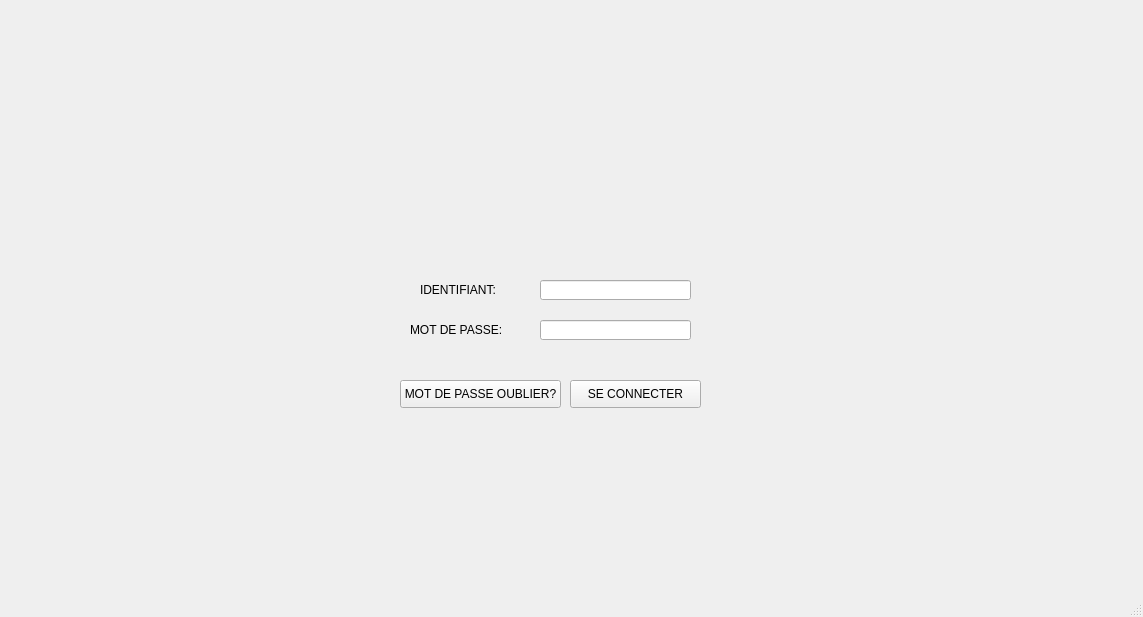
<?xml version="1.0" encoding="UTF-8"?>
<ui version="4.0">
 <class>login</class>
 <widget class="QMainWindow" name="login">
  <property name="geometry">
   <rect>
    <x>0</x>
    <y>0</y>
    <width>1143</width>
    <height>617</height>
   </rect>
  </property>
  <property name="windowTitle">
   <string>MainWindow</string>
  </property>
  <widget class="QWidget" name="centralwidget">
   <widget class="QLabel" name="label_2">
    <property name="geometry">
     <rect>
      <x>410</x>
      <y>320</y>
      <width>91</width>
      <height>20</height>
     </rect>
    </property>
    <property name="text">
     <string>MOT DE PASSE:</string>
    </property>
   </widget>
   <widget class="QPushButton" name="pushButton_oublier">
    <property name="geometry">
     <rect>
      <x>400</x>
      <y>380</y>
      <width>161</width>
      <height>28</height>
     </rect>
    </property>
    <property name="text">
     <string>MOT DE PASSE OUBLIER?</string>
    </property>
   </widget>
   <widget class="QLabel" name="label">
    <property name="geometry">
     <rect>
      <x>420</x>
      <y>280</y>
      <width>81</width>
      <height>20</height>
     </rect>
    </property>
    <property name="text">
     <string>IDENTIFIANT:</string>
    </property>
   </widget>
   <widget class="QPushButton" name="pushButton_login">
    <property name="geometry">
     <rect>
      <x>570</x>
      <y>380</y>
      <width>131</width>
      <height>28</height>
     </rect>
    </property>
    <property name="text">
     <string>SE CONNECTER</string>
    </property>
   </widget>
   <widget class="QLineEdit" name="lineEdit_password">
    <property name="geometry">
     <rect>
      <x>540</x>
      <y>320</y>
      <width>151</width>
      <height>20</height>
     </rect>
    </property>
   </widget>
   <widget class="QLineEdit" name="lineEdit_username">
    <property name="geometry">
     <rect>
      <x>540</x>
      <y>280</y>
      <width>151</width>
      <height>20</height>
     </rect>
    </property>
   </widget>
   <widget class="QLabel" name="label_4">
    <property name="geometry">
     <rect>
      <x>460</x>
      <y>160</y>
      <width>171</width>
      <height>91</height>
     </rect>
    </property>
    <property name="text">
     <string/>
    </property>
    <property name="pixmap">
     <pixmap resource="IMAGE.qrc">:/image/272456.png</pixmap>
    </property>
    <property name="scaledContents">
     <bool>true</bool>
    </property>
   </widget>
   <widget class="QLabel" name="label_3">
    <property name="geometry">
     <rect>
      <x>0</x>
      <y>0</y>
      <width>1131</width>
      <height>561</height>
     </rect>
    </property>
    <property name="text">
     <string/>
    </property>
    <property name="pixmap">
     <pixmap resource="IMAGE.qrc">:/image/LOGIN.png</pixmap>
    </property>
    <property name="scaledContents">
     <bool>true</bool>
    </property>
   </widget>
   <zorder>label_3</zorder>
   <zorder>label_2</zorder>
   <zorder>pushButton_oublier</zorder>
   <zorder>label</zorder>
   <zorder>pushButton_login</zorder>
   <zorder>lineEdit_password</zorder>
   <zorder>lineEdit_username</zorder>
   <zorder>label_4</zorder>
  </widget>
  <widget class="QMenuBar" name="menubar">
   <property name="geometry">
    <rect>
     <x>0</x>
     <y>0</y>
     <width>1143</width>
     <height>26</height>
    </rect>
   </property>
  </widget>
  <widget class="QStatusBar" name="statusbar"/>
 </widget>
 <resources>
  <include location="IMAGE.qrc"/>
 </resources>
 <connections/>
</ui>
